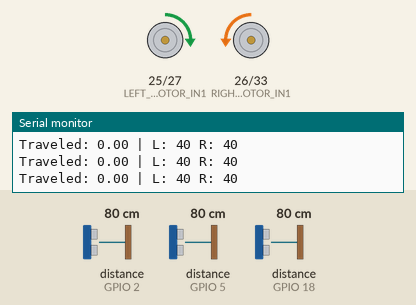
This sketch was run on a simulated ESP32. On the bench: motor-driver pin pairs drawn as motors (green arrow = first pin HIGH = forward, orange = second pin HIGH = backward, longer = more drive), the last lines printed to the serial monitor. Wiring (inferred from the names in the program): 3 × ultrasonic range finder: trigger GPIO 4, echo GPIO 2 / trigger GPIO 16, echo GPIO 5 / trigger GPIO 23, echo GPIO 18. The test bench sets the inputs (shaded band); at power-on: distance to the obstacle (sensors on GPIO 5, GPIO 18, GPIO 2) 80 cm. The echo pulse lasts 58.3 µs per cm.

Above: at 2.2 s.
2.3 s: distance to the obstacle (sensor on GPIO 5) set to 2 cm
At 3.1 s:
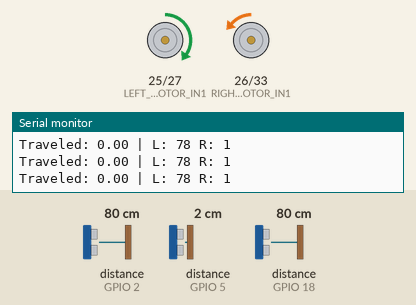
3.8 s: distance to the obstacle (sensor on GPIO 18) set to 120 cm
At 4.2 s:
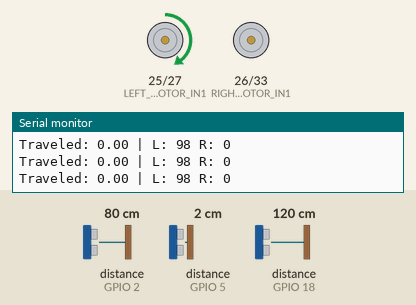
5.3 s: distance to the obstacle (sensor on GPIO 5) set to 250 cm
At 6.5 s:
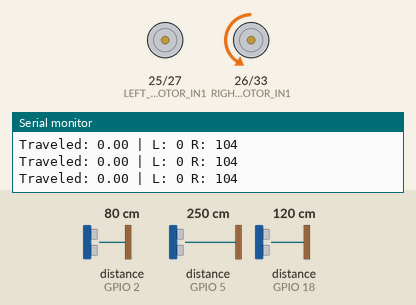
6.8 s: distance to the obstacle (sensor on GPIO 18) set to 2 cm
At 8.0 s:
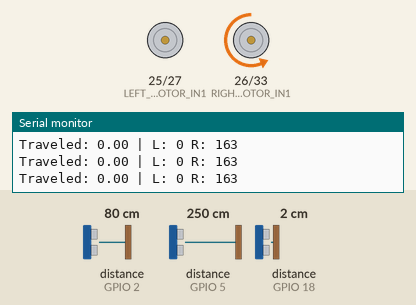
8.3 s: distance to the obstacle (sensor on GPIO 5) set to 60 cm
At 9.5 s:
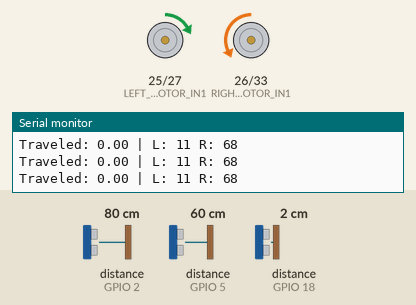
9.8 s: distance to the obstacle (sensor on GPIO 18) set to 250 cm
At 10.2 s:
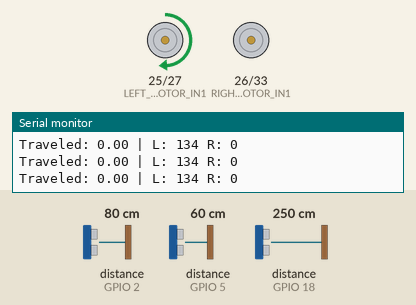
Timing chart, 0 to 12.3 s (numbered marks = the images above; inputs shaded):
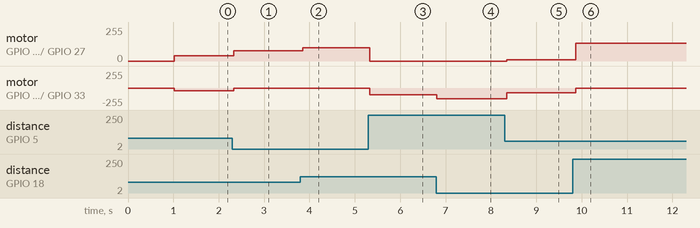

Measured:
- after the input at 2.3 s, motor on GPIO 25 (LEFT_MOTOR_IN1) / GPIO 27 (LEFT_MOTOR_IN2): forward 40/255 → forward 78/255 at once; motor on GPIO 26 (RIGHT_MOTOR_IN1) / GPIO 33 (RIGHT_MOTOR_IN2): backward 40/255 → backward 1/255 at once
- after the input at 3.8 s, motor on GPIO 25 (LEFT_MOTOR_IN1) / GPIO 27 (LEFT_MOTOR_IN2): forward 78/255 → forward 98/255 after 0.06 s; motor on GPIO 26 (RIGHT_MOTOR_IN1) / GPIO 33 (RIGHT_MOTOR_IN2): backward 1/255 → stopped after 0.06 s
- after the input at 5.3 s, motor on GPIO 25 (LEFT_MOTOR_IN1) / GPIO 27 (LEFT_MOTOR_IN2): forward 98/255 → stopped at once; motor on GPIO 26 (RIGHT_MOTOR_IN1) / GPIO 33 (RIGHT_MOTOR_IN2): stopped → backward 104/255 at once
- after the input at 6.8 s, motor on GPIO 26 (RIGHT_MOTOR_IN1) / GPIO 33 (RIGHT_MOTOR_IN2): backward 104/255 → backward 163/255 at once
- after the input at 8.3 s, motor on GPIO 25 (LEFT_MOTOR_IN1) / GPIO 27 (LEFT_MOTOR_IN2): stopped → forward 11/255 after 0.05 s; motor on GPIO 26 (RIGHT_MOTOR_IN1) / GPIO 33 (RIGHT_MOTOR_IN2): backward 163/255 → backward 68/255 after 0.05 s
- after the input at 9.8 s, motor on GPIO 25 (LEFT_MOTOR_IN1) / GPIO 27 (LEFT_MOTOR_IN2): forward 11/255 → forward 134/255 after 0.06 s; motor on GPIO 26 (RIGHT_MOTOR_IN1) / GPIO 33 (RIGHT_MOTOR_IN2): backward 68/255 → stopped after 0.06 s

The sketch:

movements.ino
```cpp
#include <Arduino.h>

// --- Ultrasonic Pins ---
#define TRIG_F 4
#define ECHO_F 2
#define TRIG_L 16
#define ECHO_L 5
#define TRIG_R 23
#define ECHO_R 18
const float soundSpeed = 0.0343; // cm/us

// --- Motor Pins ---
#define LEFT_MOTOR_IN1 25
#define LEFT_MOTOR_IN2 27
#define RIGHT_MOTOR_IN1 26
#define RIGHT_MOTOR_IN2 33

// --- Motor Control ---
void leftMotorForward(int power) {
  analogWrite(LEFT_MOTOR_IN1, power);
  analogWrite(LEFT_MOTOR_IN2, 0);
}

void rightMotorForward(int power) {
  analogWrite(RIGHT_MOTOR_IN1, 0);
  analogWrite(RIGHT_MOTOR_IN2, power);
}

void stopMotors() {
  analogWrite(LEFT_MOTOR_IN1, 0);
  analogWrite(LEFT_MOTOR_IN2, 0);
  analogWrite(RIGHT_MOTOR_IN1, 0);
  analogWrite(RIGHT_MOTOR_IN2, 0);
}

// --- Ultrasonic Function ---
float getDistance(int trigPin, int echoPin) {
  digitalWrite(trigPin, LOW);
  delayMicroseconds(2);
  digitalWrite(trigPin, HIGH);
  delayMicroseconds(10);
  digitalWrite(trigPin, LOW);

  long duration = pulseIn(echoPin, HIGH, 30000);
  if (duration == 0) return -1;
  return (duration * soundSpeed) / 2.0;
}

// --- Move Forward with Side Correction ---
void moveForwardDistance(float targetDistanceCM, int baseLeft, int baseRight) {
  float startDist = getDistance(TRIG_F, ECHO_F);
  if (startDist < 0) {
    Serial.println("❌ Front ultrasonic error at start!");
    return;
  }

  Serial.print("Start distance: ");
  Serial.println(startDist);

  while (true) {
    float currDist = getDistance(TRIG_F, ECHO_F);
    if (currDist < 0) continue;

    float traveled = startDist - currDist;
    if (traveled >= targetDistanceCM) break;

    // Read left/right side distances
    float leftDist = getDistance(TRIG_L, ECHO_L);
    float rightDist = getDistance(TRIG_R, ECHO_R);

    // Compute error (positive if too close to left wall)
    float error = leftDist - rightDist;

    // Simple proportional control (adjust motor powers)
    float Kp = 0.5; // tuning parameter
    int adjLeft = baseLeft - error * Kp;
    int adjRight = baseRight + error * Kp;

    adjLeft = constrain(adjLeft, 0, 255);
    adjRight = constrain(adjRight, 0, 255);

    leftMotorForward(adjLeft);
    rightMotorForward(adjRight);

    Serial.print("Traveled: "); Serial.print(traveled);
    Serial.print(" | L: "); Serial.print(adjLeft);
    Serial.print(" R: "); Serial.println(adjRight);

    delay(50);
  }

  stopMotors();
  Serial.println("✅ Target reached!");
}

void setup() {
  Serial.begin(115200);

  pinMode(TRIG_F, OUTPUT); pinMode(ECHO_F, INPUT);
  pinMode(TRIG_L, OUTPUT); pinMode(ECHO_L, INPUT);
  pinMode(TRIG_R, OUTPUT); pinMode(ECHO_R, INPUT);

  pinMode(LEFT_MOTOR_IN1, OUTPUT); pinMode(LEFT_MOTOR_IN2, OUTPUT);
  pinMode(RIGHT_MOTOR_IN1, OUTPUT); pinMode(RIGHT_MOTOR_IN2, OUTPUT);

  Serial.println("✅ System ready!");
  delay(1000);
}

void loop() {
  moveForwardDistance(30, 40, 40); // Move 30cm base speed 40 each
  delay(3000);
}
```
